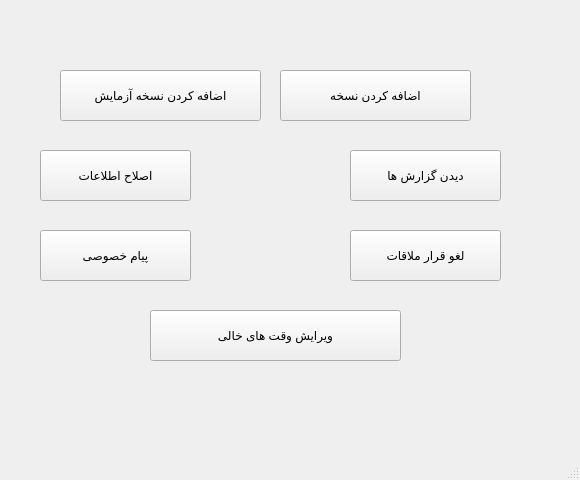
<?xml version="1.0" encoding="UTF-8"?>
<ui version="4.0">
 <class>MainWindow</class>
 <widget class="QMainWindow" name="MainWindow">
  <property name="geometry">
   <rect>
    <x>0</x>
    <y>0</y>
    <width>580</width>
    <height>480</height>
   </rect>
  </property>
  <property name="windowTitle">
   <string>MainWindow</string>
  </property>
  <widget class="QWidget" name="centralwidget">
   <widget class="QLabel" name="label">
    <property name="geometry">
     <rect>
      <x>0</x>
      <y>-40</y>
      <width>581</width>
      <height>491</height>
     </rect>
    </property>
    <property name="text">
     <string/>
    </property>
    <property name="pixmap">
     <pixmap>../doctor.jpg</pixmap>
    </property>
   </widget>
   <widget class="QPushButton" name="pushButton">
    <property name="geometry">
     <rect>
      <x>60</x>
      <y>70</y>
      <width>201</width>
      <height>51</height>
     </rect>
    </property>
    <property name="text">
     <string>اضافه کردن نسخه آزمایش</string>
    </property>
   </widget>
   <widget class="QPushButton" name="pushButton_2">
    <property name="geometry">
     <rect>
      <x>280</x>
      <y>70</y>
      <width>191</width>
      <height>51</height>
     </rect>
    </property>
    <property name="text">
     <string>اضافه کردن نسخه</string>
    </property>
   </widget>
   <widget class="QPushButton" name="pushButton_3">
    <property name="geometry">
     <rect>
      <x>40</x>
      <y>230</y>
      <width>151</width>
      <height>51</height>
     </rect>
    </property>
    <property name="text">
     <string>پیام خصوصی</string>
    </property>
   </widget>
   <widget class="QPushButton" name="pushButton_4">
    <property name="geometry">
     <rect>
      <x>350</x>
      <y>150</y>
      <width>151</width>
      <height>51</height>
     </rect>
    </property>
    <property name="text">
     <string>دیدن گزارش ها</string>
    </property>
   </widget>
   <widget class="QPushButton" name="pushButton_5">
    <property name="geometry">
     <rect>
      <x>40</x>
      <y>150</y>
      <width>151</width>
      <height>51</height>
     </rect>
    </property>
    <property name="text">
     <string>اصلاح اطلاعات</string>
    </property>
   </widget>
   <widget class="QPushButton" name="pushButton_6">
    <property name="geometry">
     <rect>
      <x>150</x>
      <y>310</y>
      <width>251</width>
      <height>51</height>
     </rect>
    </property>
    <property name="text">
     <string>ویرایش وقت های خالی</string>
    </property>
   </widget>
   <widget class="QPushButton" name="pushButton_7">
    <property name="geometry">
     <rect>
      <x>350</x>
      <y>230</y>
      <width>151</width>
      <height>51</height>
     </rect>
    </property>
    <property name="text">
     <string>لغو قرار ملاقات</string>
    </property>
   </widget>
  </widget>
  <widget class="QMenuBar" name="menubar">
   <property name="geometry">
    <rect>
     <x>0</x>
     <y>0</y>
     <width>580</width>
     <height>31</height>
    </rect>
   </property>
  </widget>
  <widget class="QStatusBar" name="statusbar"/>
 </widget>
 <resources/>
 <connections/>
</ui>
